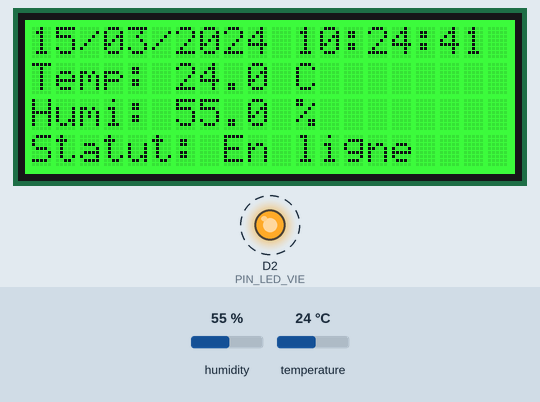
This sketch was run on a simulated Arduino Uno R4 WiFi. Shown: 20×4 character LCD, output pins drawn as LEDs (lit = HIGH). Dashed ring = blinking. Inputs (shaded band) come from the test bench; at power-on: humidity 55 %, temperature 24 °C. WiFi joins after 1.5 s; servers stay silent unless stated; network time is answered at once with the bench clock; the local clock reads 2024-03-15 10:24:30 at power-on unless the sketch sets it.

Above: at 11.3 s.
11.4 s: humidity set to 22 %
At 16.27 s:
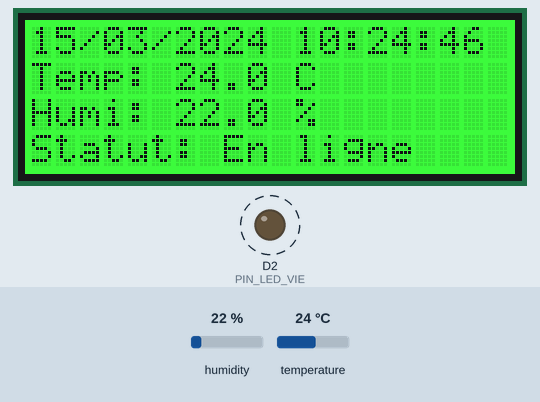
16.3 s: temperature set to 12 °C
At 20.3 s:
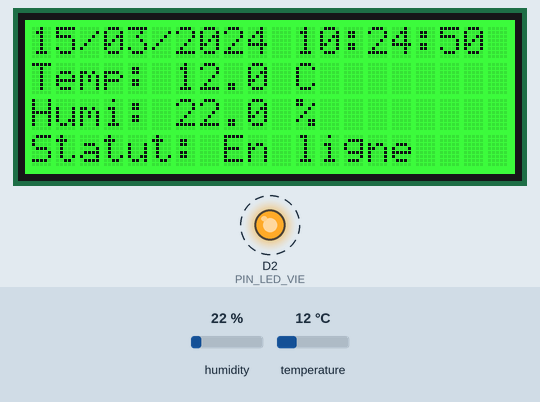
20.9 s: humidity set to 40 %
At 24.79 s:
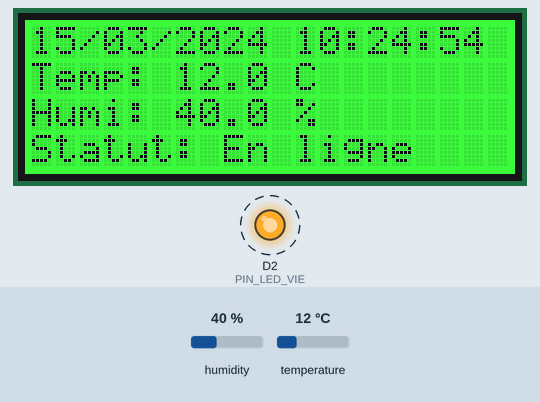
25.5 s: temperature set to 19 °C
At 29.6 s:
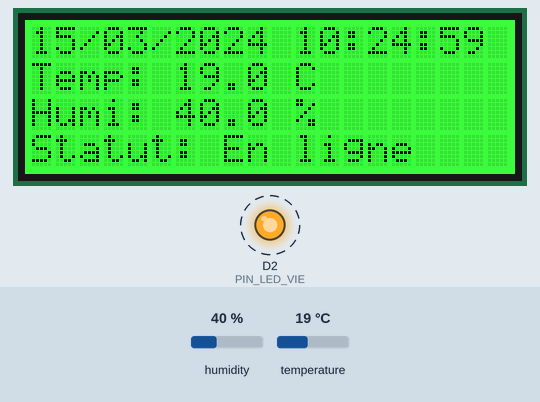
Timing chart, 0 to 31.1 s (numbered marks = the images above; inputs shaded):
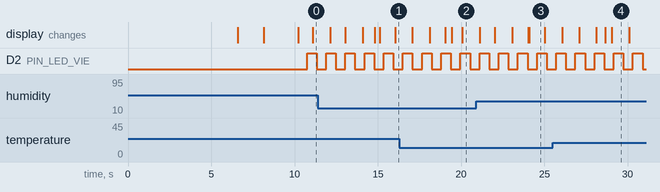

The sketch:

Wifi.ino
```cpp
#include <Wire.h>
#include <rgb_lcd.h>
#include <DHT.h>
#include <RTClib.h>
#include <WiFiS3.h>
#include <WiFiUdp.h>
#include <NTPClient.h>

// Définitions des broches et types
#define TYPE_DHT DHT22
#define PIN_DHT22 A0
#define PIN_LED_VIE 2

// Identifiants Wi-Fi
char ssid[] = "IoT IMT Nord Europe";
char pass[] = "72Hin@R*";
int status = WL_IDLE_STATUS;

// Configuration du client NTP
WiFiUDP ntpUDP;;
// On indique l'adresse IP de votre serveur NTP (192.168.1.254) et le décalage en secondes (ex: 3600 pour UTC+1)
NTPClient timeClient(ntpUDP, "192.168.1.254", 3600);

// Objets
rgb_lcd lcd;
DHT dht(PIN_DHT22, TYPE_DHT);
RTC_Millis rtc;

int compteur_vie = 0;
int compteur_lecture = 40;
float temp = 0;
float humi = 0;

void setup() {
  Serial.begin(9600);

  pinMode(PIN_LED_VIE, OUTPUT);
  dht.begin();

  lcd.begin(20, 4);
  lcd.setRGB(0, 255, 0); // Vert
  lcd.clear();

  lcd.setCursor(0, 0);
  lcd.print("Connexion WiFi...");

  // Connexion au réseau Wi-Fi
  while (status != WL_CONNECTED) {
    status = WiFi.begin(ssid, pass);
    delay(5000);
  }

  lcd.clear();
  lcd.setCursor(0, 0);
  lcd.print("WiFi Connecte !");
  delay(1500);

  // Démarrage du client NTP
  timeClient.begin();

  // Première mise à jour de l'heure depuis votre serveur NTP (192.168.1.254)
  if (timeClient.update()) {
    rtc.adjust(DateTime(timeClient.getEpochTime()));
    lcd.clear();
    lcd.setCursor(0, 0);
    lcd.print("NTP Synchro OK !");
  } else {
    lcd.clear();
    lcd.setCursor(0, 0);
    lcd.print("Echec NTP, RTC base");
    rtc.begin(DateTime(F(__DATE__), F(__TIME__))); // Fallback
  }

  delay(2000);
  lcd.clear();
}

void loop() {
  // Mise à jour régulière de l'heure via le serveur NTP (tous les ticks de boucle, la lib gère l'intervalle)
  timeClient.update();

  // On synchronise notre RTC interne avec l'heure fraîche du NTP
  rtc.adjust(DateTime(timeClient.getEpochTime()));

  DateTime now = rtc.now();

  // 1. Affichage de la date et l'heure sur la ligne 0
  char buf[] = "DD/MM/YYYY hh:mm:ss";
  now.toString(buf);
  lcd.setCursor(0, 0);
  lcd.print(buf);

  // 2. Lecture du capteur DHT22 toutes les 40 boucles
  if (compteur_lecture >= 40) {
    temp = dht.readTemperature();
    humi = dht.readHumidity();
    compteur_lecture = 0;
  }

  // 3. Gestion de la LED de vie
  if (compteur_vie == 5) {
    digitalWrite(PIN_LED_VIE, HIGH);
  }
  if (compteur_vie >= 10) {
    digitalWrite(PIN_LED_VIE, LOW);
    compteur_vie = 0;
  }

  // 4. Affichage de la température et de l'humidité
  lcd.setCursor(0, 1);
  lcd.print("Temp: ");
  lcd.print(temp, 1);
  lcd.print(" C   ");

  lcd.setCursor(0, 2);
  lcd.print("Humi: ");
  lcd.print(humi, 1);
  lcd.print(" %   ");

  // Ligne 3 : Statut Wi-Fi
  lcd.setCursor(0, 3);
  if (WiFi.status() == WL_CONNECTED) {
    lcd.print("Statut: En ligne   ");
  } else {
    lcd.print("Statut: Deconnecte ");
  }

  delay(50);
  compteur_vie++;
  compteur_lecture++;
}
```

Measured:
- by itself, D2 (PIN_LED_VIE): alternates HIGH for 0.57 s and LOW for 0.57 s
- what the display in image 3 shows lasts 0.9 s, from 24.1 s to 25.0 s
